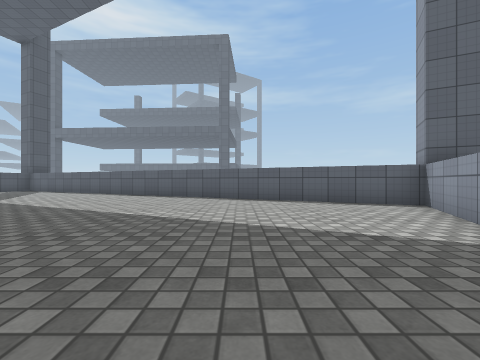
[1] (above)

17 first-person views from a walk through a Unity game level. The camera is 0.62 m above the floor, looks level and sees 90° across. The floor is counted in squares, 1 m on a side. Each view is taken from the middle of a square. On the plan, view 1 faces up. The plan holds only what a view shows up to about 9 squares ahead; the rest is blank. The place goes on beyond the plan. Surface patterns are stand-ins for the level's own textures.

[2]
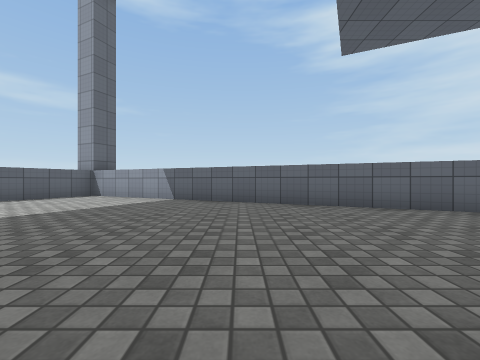

[3]
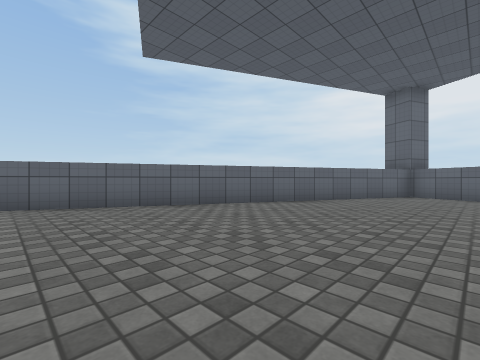

[4]
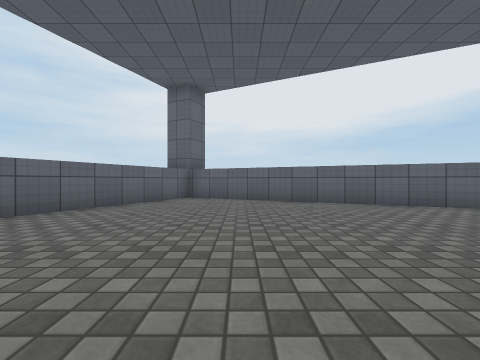

[5]
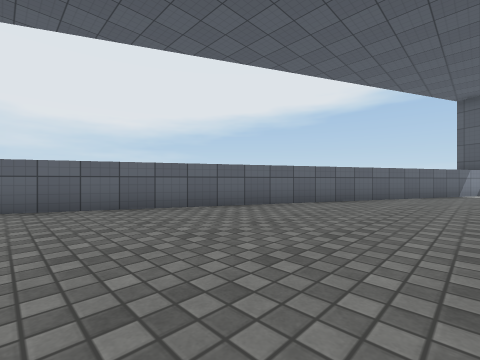

[6]
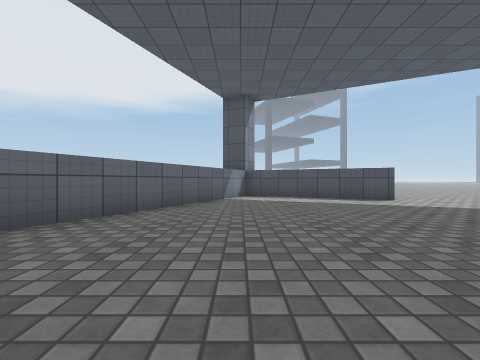

[7]
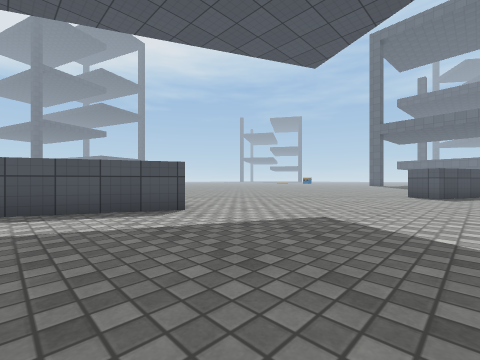

[8]
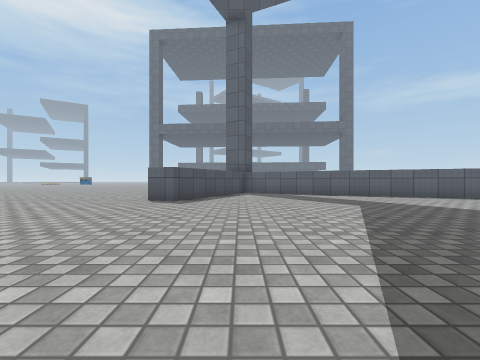

[9]
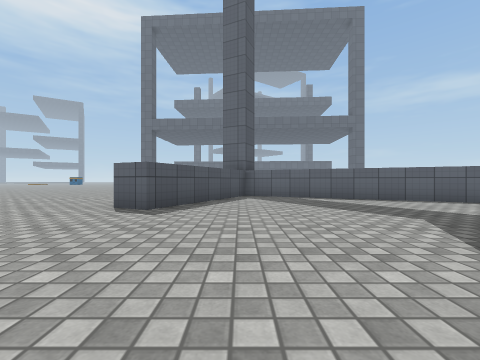

[10]
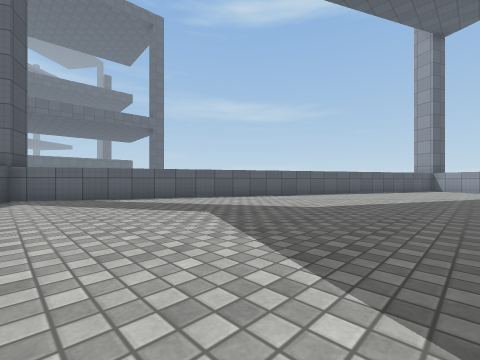

[11]
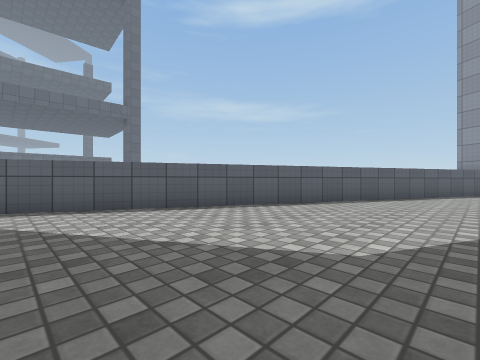

[12]
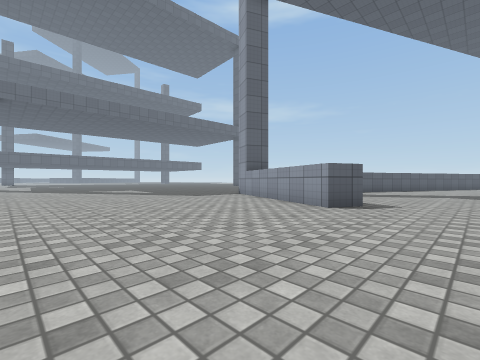

[13]
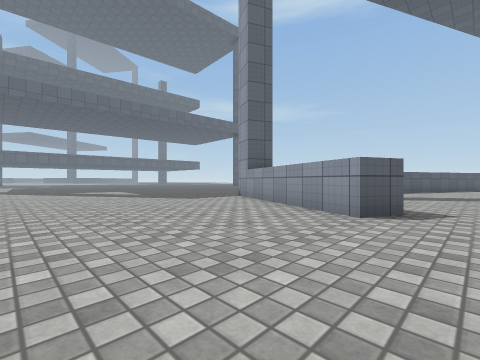

[14]
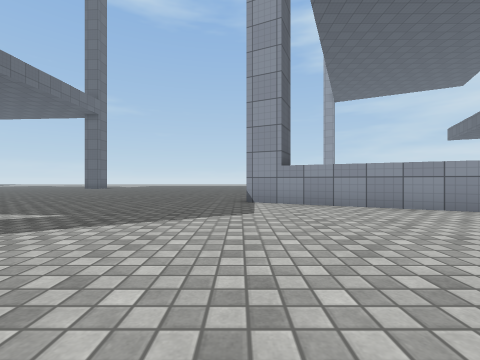

[15]
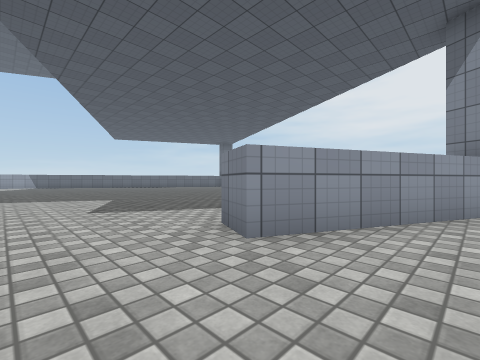

[16]
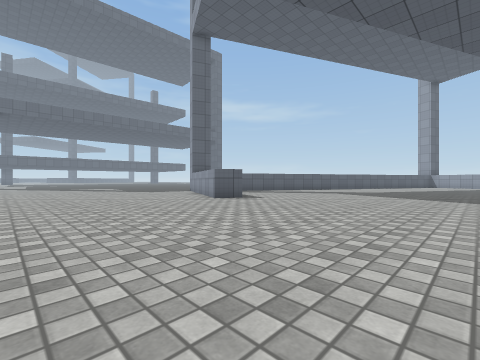

[17]
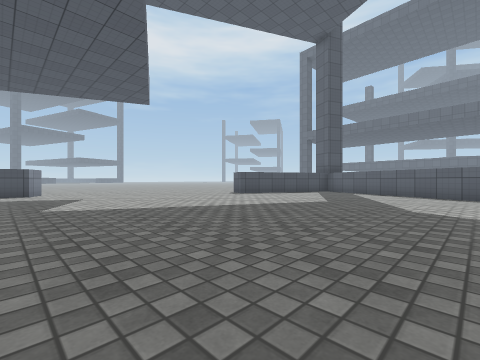

### Floor plan
Key: @ floor where view 1 was taken; . floor; O other object.
Columns run from 20 left of view 1 to 5 right of it. Each row starts with its distance up from view 1.
 18 ...........
 17 ...........
 16 ...........
 15 ........O..
 14 ........OO
 13 .......OOOOO
 12 .......O...OOO
 11 ......OO.....OOO
 10 ......O........OOO
  9 .....OO...........OO
  8 ....................OO
  7 ......................OOO
  6 ........................OO
  5 ........................OO
  4 ........................O
  3 ...............  ......O
  2 ..O............  ......O
  1 .OO............ ......O
  0 .OO......      .....@.O
 -1 OO.......      ......OO
 -2 OO........     ......O
 -3 OO...................O
 -4  OOO................OO
 -5    OOO..............O
 -6      OOO...........OO
 -7        OOOO........O
 -8          OOOO.....OO
 -9            OOOO...O
-10              OOOOOO
-11                OOO

Where each view was taken, in squares from view 1:
view 1: 0 up, 0 right, facing up
view 2: 0 up, 5 left, facing right
view 3: 0 up, 5 left, facing down-right
view 4: 2 down, 5 left, facing down
view 5: 3 down, 6 left, facing down-left
view 6: 3 down, 10 left, facing left
view 7: 1 down, 13 left, facing up-left
view 8: 2 up, 12 left, facing up
view 9: 4 up, 12 left, facing up
view 10: 4 up, 12 left, facing up-right
view 11: 6 up, 9 left, facing up-right
view 12: 7 up, 20 left, facing up-right
view 13: 8 up, 19 left, facing up-right
view 14: 15 up, 19 left, facing right
view 15: 4 up, 20 left, facing down-right
view 16: 3 up, 20 left, facing up-right
view 17: 1 up, 6 left, facing up-left
